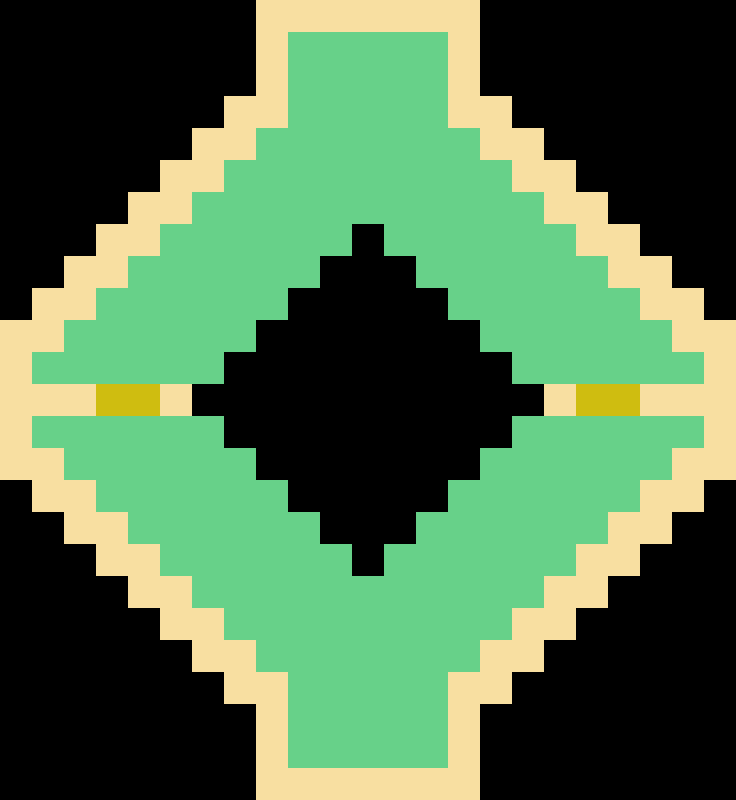

This is a level from a 2D game, rendered from its Tiled map with the project's own tilesets. A one-line summary and the map file follow, with tile-layer data summarised:
An orthogonal 23x25 tile map with 32x32 px tiles, 3 tile layers (background, border, door) and 64 objects.

<map version="1.2" tiledversion="1.3.4" orientation="orthogonal" renderorder="right-down" width="23" height="25" tilewidth="32" tileheight="32" infinite="0" nextlayerid="7" nextobjectid="187">
 <editorsettings>
  <export target="level3.json" format="json" />
 </editorsettings>
 <tileset firstgid="1" name="golf_course" tilewidth="32" tileheight="32" tilecount="20" columns="4">
  <image source="tileset.png" width="128" height="160" />
 </tileset>
 <layer id="3" name="background" width="23" height="25">
  <data>[575 cells, 224 non-empty, 1 distinct tile ids]</data>
 </layer>
 <layer id="1" name="border" width="23" height="25">
  <data>[575 cells, 98 non-empty, 1 distinct tile ids]</data>
 </layer>
 <objectgroup id="4" name="hole">
  <object id="186" gid="15" x="384" y="736" width="32" height="32" />
 </objectgroup>
 <objectgroup id="5" name="plate">
  <object id="184" gid="17" x="192" y="320" width="32" height="32" />
  <object id="185" gid="17" x="576" y="320" width="32" height="32" />
 </objectgroup>
 <objectgroup id="2" name="water">
  <object id="122" gid="6" x="352" y="384" width="32" height="32" />
  <object id="123" gid="6" x="352" y="416" width="32" height="32" />
  <object id="124" gid="6" x="352" y="448" width="32" height="32" />
  <object id="125" gid="6" x="352" y="352" width="32" height="32" />
  <object id="126" gid="6" x="352" y="480" width="32" height="32" />
  <object id="127" gid="6" x="320" y="416" width="32" height="32" />
  <object id="128" gid="6" x="320" y="384" width="32" height="32" />
  <object id="129" gid="6" x="288" y="416" width="32" height="32" />
  <object id="130" gid="6" x="320" y="448" width="32" height="32" />
  <object id="131" gid="6" x="384" y="448" width="32" height="32" />
  <object id="132" gid="6" x="384" y="416" width="32" height="32" />
  <object id="133" gid="6" x="384" y="384" width="32" height="32" />
  <object id="134" gid="6" x="416" y="416" width="32" height="32" />
  <object id="135" gid="6" x="352" y="512" width="32" height="32" />
  <object id="136" gid="6" x="320" y="480" width="32" height="32" />
  <object id="137" gid="6" x="288" y="448" width="32" height="32" />
  <object id="138" gid="6" x="256" y="416" width="32" height="32" />
  <object id="139" gid="6" x="288" y="384" width="32" height="32" />
  <object id="140" gid="6" x="320" y="352" width="32" height="32" />
  <object id="141" gid="6" x="352" y="320" width="32" height="32" />
  <object id="142" gid="6" x="384" y="352" width="32" height="32" />
  <object id="143" gid="6" x="416" y="384" width="32" height="32" />
  <object id="144" gid="6" x="448" y="416" width="32" height="32" />
  <object id="145" gid="6" x="416" y="448" width="32" height="32" />
  <object id="146" gid="6" x="384" y="480" width="32" height="32" />
  <object id="147" gid="6" x="352" y="288" width="32" height="32" />
  <object id="148" gid="6" x="320" y="320" width="32" height="32" />
  <object id="149" gid="6" x="288" y="352" width="32" height="32" />
  <object id="150" gid="6" x="256" y="384" width="32" height="32" />
  <object id="151" gid="6" x="224" y="416" width="32" height="32" />
  <object id="152" gid="6" x="256" y="448" width="32" height="32" />
  <object id="153" gid="6" x="288" y="480" width="32" height="32" />
  <object id="154" gid="6" x="320" y="512" width="32" height="32" />
  <object id="155" gid="6" x="352" y="544" width="32" height="32" />
  <object id="156" gid="6" x="384" y="512" width="32" height="32" />
  <object id="157" gid="6" x="416" y="480" width="32" height="32" />
  <object id="158" gid="6" x="448" y="448" width="32" height="32" />
  <object id="159" gid="6" x="480" y="416" width="32" height="32" />
  <object id="160" gid="6" x="448" y="384" width="32" height="32" />
  <object id="161" gid="6" x="416" y="352" width="32" height="32" />
  <object id="162" gid="6" x="384" y="320" width="32" height="32" />
  <object id="164" gid="6" x="192" y="416" width="32" height="32" />
  <object id="165" gid="6" x="224" y="384" width="32" height="32" />
  <object id="166" gid="6" x="256" y="352" width="32" height="32" />
  <object id="167" gid="6" x="288" y="320" width="32" height="32" />
  <object id="168" gid="6" x="320" y="288" width="32" height="32" />
  <object id="169" gid="6" x="352" y="256" width="32" height="32" />
  <object id="170" gid="6" x="384" y="288" width="32" height="32" />
  <object id="171" gid="6" x="416" y="320" width="32" height="32" />
  <object id="172" gid="6" x="448" y="352" width="32" height="32" />
  <object id="173" gid="6" x="480" y="384" width="32" height="32" />
  <object id="174" gid="6" x="512" y="416" width="32" height="32" />
  <object id="175" gid="6" x="480" y="448" width="32" height="32" />
  <object id="176" gid="6" x="448" y="480" width="32" height="32" />
  <object id="177" gid="6" x="416" y="512" width="32" height="32" />
  <object id="178" gid="6" x="384" y="544" width="32" height="32" />
  <object id="179" gid="6" x="352" y="576" width="32" height="32" />
  <object id="180" gid="6" x="320" y="544" width="32" height="32" />
  <object id="181" gid="6" x="288" y="512" width="32" height="32" />
  <object id="182" gid="6" x="256" y="480" width="32" height="32" />
  <object id="183" gid="6" x="224" y="448" width="32" height="32" />
 </objectgroup>
 <layer id="6" name="door" width="23" height="25">
  <data>[575 cells, 4 non-empty, 1 distinct tile ids]</data>
 </layer>
</map>
